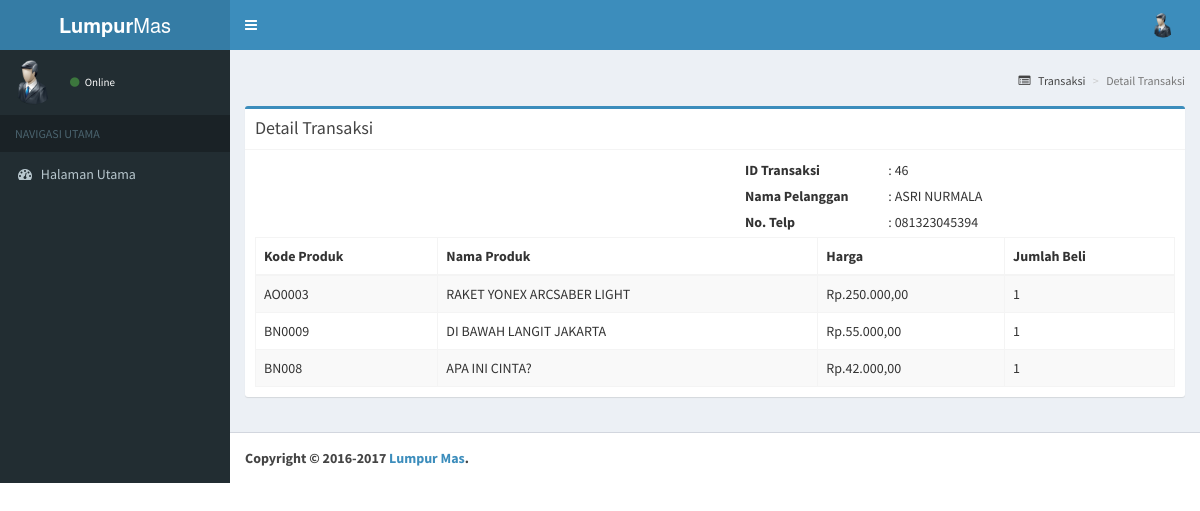
Screenshot of /asset/transaksi/detail.php?id_transaksi=46 with the database file from the repository.
### tables this page shows
CREATE TABLE IF NOT EXISTS `detail_transaksi` (
  `id_transaksi` int(11) NOT NULL,
  `id_produk` int(11) NOT NULL,
  `jumlah_beli` int(3) NOT NULL,
  KEY `constraint_id_transaksi` (`id_transaksi`),
  KEY `constraint_id_produk` (`id_produk`)
);

CREATE TABLE IF NOT EXISTS `produk` (
  `id_produk` int(11) NOT NULL AUTO_INCREMENT,
  `nama_produk` varchar(50) NOT NULL,
  `harga` int(11) DEFAULT NULL,
  `status_produk` char(2) DEFAULT 'TD',
  `diskon` int(2) NOT NULL DEFAULT '0',
  `url` varchar(255) DEFAULT 'default.jpg',
  `status_hapus` char(1) DEFAULT '1',
  `id_kategori` int(11) DEFAULT NULL,
  `kode_produk` varchar(8) DEFAULT NULL,
  PRIMARY KEY (`id_produk`),
  UNIQUE KEY `kode_produk` (`kode_produk`),
  KEY `constraint_id_kategori` (`id_kategori`)
);

### asset/transaksi/detail.php (the view, shortened to what this page needs)
<?php
	include '../../koneksi/koneksi.php';
	$id_transaksi = $_GET['id_transaksi'];
	$sql = "SELECT DISTINCT nama_garansi, telp_garansi FROM detail_transaksi, transaksi WHERE detail_transaksi.id_transaksi='$id_transaksi' AND transaksi.id_transaksi=detail_transaksi.id_transaksi";
	$stmt = $db->prepare($sql);
	$stmt->execute();
	$stmt->bind_result($nama_garansi, $telp_garansi);
	?>
	<section class="content-header">
	  	<h1>
	  	</h1>
	  	<ol class="breadcrumb">
	    	<li><a href="../transaksi/"><i class="fa fa-list-alt"></i> Transaksi</a></li>
	    	<li class="active">Detail Transaksi</li>
	  	</ol>
	</section>
    <section class="content">
      	<div class="row">
        	<div class="col-xs-12">
        		<div class="box box-primary">
            		<div class="box-header with-border">
              			<h3 class="box-title">Detail Transaksi</h3>
            		</div>
		            <div class="box-body">
		            	<div class="col-md-6"></div>
			        	<div class="col-md-6">
			        		<fieldset>
			        			<div class="col-md-4">
			        				<label>ID Transaksi</label>
			        			</div>
			        			<div class="col-md-8">
			        				<?php echo " : " . $id_transaksi; ?>
			        			</div>
			        			<div class="col-md-12"></div>
			        			<div class="col-md-4">
			        				<label>Nama Pelanggan</label>
			        			</div>
			        			<div class="col-md-8">
			        				<?php echo " : " . strtoupper($nama_garansi); ?>
			        			</div>
			        			<div class="col-md-12"></div>
			        			<div class="col-md-4">
			        				<label>No. Telp</label>
			        			</div>
			        			<div class="col-md-8">
			        				<?php echo " : " . $telp_garansi; ?>
			        			</div>
			        		</fieldset>
			        	</div>
				        <table id="example1" class="table table-bordered table-striped">
							<thead>
								<tr>
									<th>Kode Produk</th>
									<th>Nama Produk</th>
									<th>Harga</th>
									<th>Jumlah Beli</th>
								</tr>
							</thead>
							<tbody>
								<?php
								$sql = "SELECT detail_transaksi.id_transaksi, detail_transaksi.id_produk, jumlah_beli, nama_garansi, telp_garansi, nama_produk, kode_produk, harga FROM detail_transaksi, transaksi, produk WHERE detail_transaksi.id_transaksi='$id_transaksi' AND transaksi.id_transaksi=detail_transaksi.id_transaksi AND detail_transaksi.id_produk=produk.id_produk";
								$stmt = $db->prepare($sql);
								$stmt->execute();
								$stmt->bind_result($id_transaksi, $id_produk, $jumlah_beli, $nama_garansi, $telp_garansi, $nama_produk, $kode_produk, $harga);
								while ($stmt->fetch()) {
								?>
								<tr>
									<td><?php echo strtoupper($kode_produk); ?></td>
									<td><?php echo strtoupper($nama_produk); ?></td>
									<td>
										<?php
											$jumlah_desimal ="2";
											$pemisah_desimal =",";
											$pemisah_ribuan =".";
											echo "Rp." .number_format($harga, $jumlah_desimal, $pemisah_desimal, $pemisah_ribuan);
										?>
									</td>
									<td><?php echo $jumlah_beli; ?></td>
								</tr>
								<?php
								}
								?>
							</tbody>
						</table>
				    </div>
				</div>
			</div>
		</div>
	</section>

### rows the page displays
detail_transaksi: id_produk.kode_produk "AO0003", id_produk.nama_produk "RAKET YONEX ARCSABER LIGHT", id_produk.harga "250.000,00", jumlah_beli "1"
detail_transaksi: id_produk.kode_produk "BN0009", id_produk.nama_produk "DI BAWAH LANGIT JAKARTA", id_produk.harga "55.000,00", jumlah_beli "1"
detail_transaksi: id_produk.kode_produk "BN008", id_produk.nama_produk "APA INI CINTA?", id_produk.harga "42.000,00", jumlah_beli "1"

### other values shown
$id_transaksi "46"
$nama_garansi "ASRI NURMALA"
$telp_garansi "081323045394"
